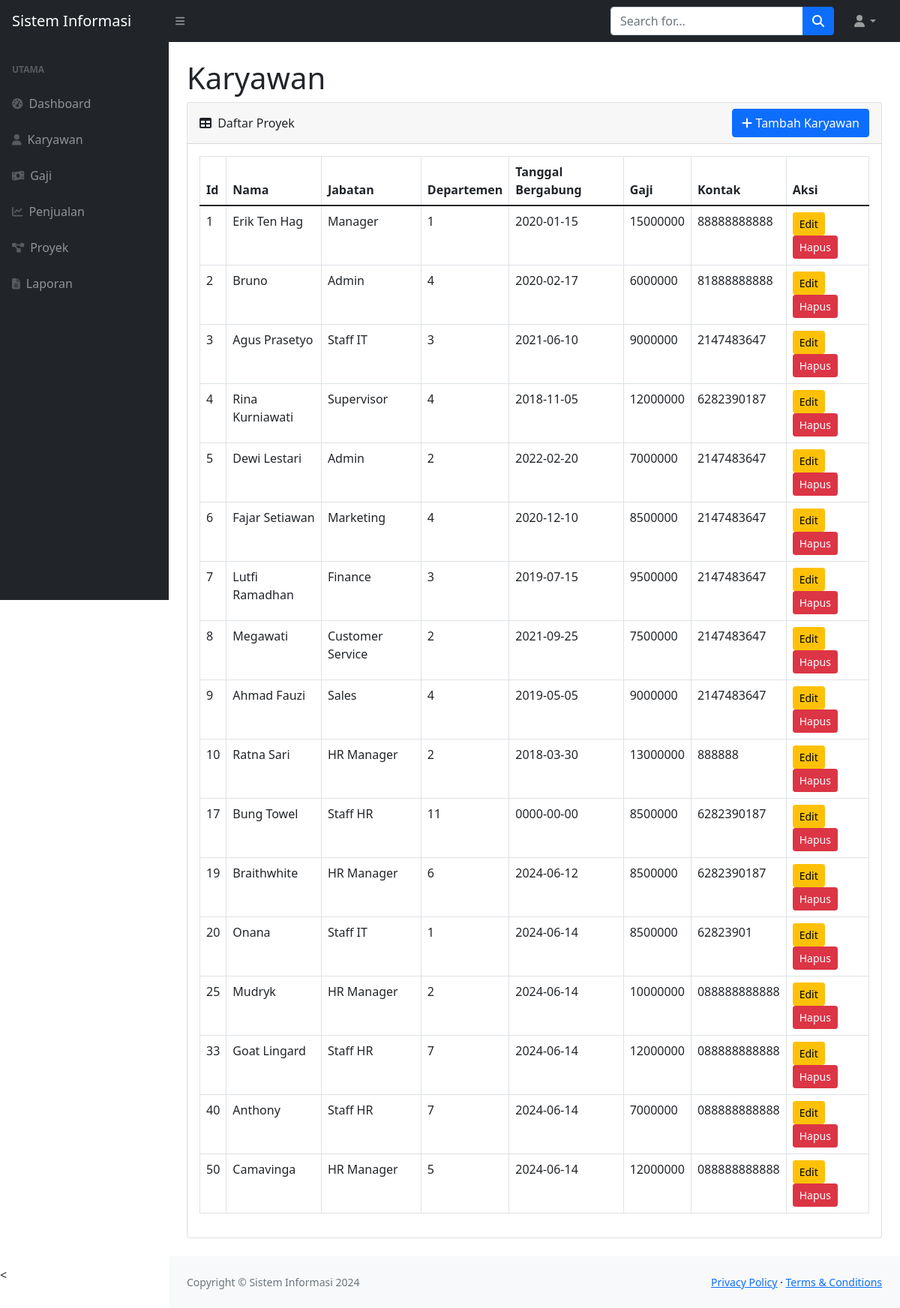
Screenshot of /ProyekSMBD-Kelompok8/karyawan.php with the database file from the repository.
### tables this page shows
CREATE TABLE `karyawan` (
  `Id_Karyawan` int(50) NOT NULL,
  `Nama` varchar(50) NOT NULL,
  `Jabatan` varchar(50) NOT NULL,
  `Id_Departemen` int(50) NOT NULL,
  `Tanggal_Bergabung` date NOT NULL,
  `Gaji` decimal(50,0) NOT NULL,
  `Kontak` varchar(50) NOT NULL
);

### ProyekSMBD-Kelompok8/karyawan.php (the view, shortened to what this page needs)
<!DOCTYPE html>
<html lang="en">
    <head>
        <link href="https://cdn.jsdelivr.net/npm/simple-datatables@7.1.2/dist/style.min.css" rel="stylesheet" />
        <link href="css/styles.css" rel="stylesheet" />
        <link rel="stylesheet" href="https://cdnjs.cloudflare.com/ajax/libs/bootstrap/5.1.3/css/bootstrap.min.css" />
    </head>
    <body class="sb-nav-fixed">
    <nav class="sb-topnav navbar navbar-expand navbar-dark bg-dark">
            <a class="navbar-brand ps-3" href="index.html">Sistem Informasi</a>
            <button class="btn btn-link btn-sm order-1 order-lg-0 me-4 me-lg-0" id="sidebarToggle" href="#!"><i class="fas fa-bars"></i></button>
            <form class="d-none d-md-inline-block form-inline ms-auto me-0 me-md-3 my-2 my-md-0">
                <div class="input-group">
                    <input class="form-control" type="text" placeholder="Search for..." aria-label="Search for..." aria-describedby="btnNavbarSearch" />
                    <button class="btn btn-primary" id="btnNavbarSearch" type="button"><i class="fas fa-search"></i></button>
                </div>
            </form>
            <ul class="navbar-nav ms-auto ms-md-0 me-3 me-lg-4">
                <li class="nav-item dropdown">
                    <a class="nav-link dropdown-toggle" id="navbarDropdown" href="#" role="button" data-bs-toggle="dropdown" aria-expanded="false"><i class="fas fa-user fa-fw"></i></a>
                </li>
            </ul>
        </nav>
        <div id="layoutSidenav">
        <div id="layoutSidenav_nav">
            <nav class="sb-sidenav accordion sb-sidenav-dark" id="sidenavAccordion">
                <div class="sb-sidenav-menu">
                    <div class="nav">
                        <div class="sb-sidenav-menu-heading">UTAMA</div>
                        <a class="nav-link" href="index.php">
                            <div class="sb-nav-link-icon"><i class="fas fa-tachometer-alt"></i></div>
                            Dashboard
                        </a>
                        <a class="nav-link" href="karyawan.php">
                            <div class="sb-nav-link-icon"><i class="fas fa-user"></i></div>
                            Karyawan
                        </a>
                        <a class="nav-link" href="gaji.php">
                            <div class="sb-nav-link-icon"><i class="fas fa-money-bill-wave"></i></div>
                            Gaji
                        </a>
                        <a class="nav-link" href="penjualan.php">
                            <div class="sb-nav-link-icon"><i class="fas fa-chart-line"></i></div>
                            Penjualan
                        </a>
                        <a class="nav-link" href="proyek.php">
                            <div class="sb-nav-link-icon"><i class="fas fa-project-diagram"></i></div>
                            Proyek
                        </a>
                        <a class="nav-link" href="laporan.php">
                            <div class="sb-nav-link-icon"><i class="fas fa-file-alt"></i></div>
                            Laporan
                        </a>
                    </div>
                </div>
            </nav>
            </div>
            <div id="layoutSidenav_content">
                <main>
                    <div class="container-fluid px-4">
                        <h1 class="mt-4">Karyawan</h1>
                        <div class="card mb-4">
                            <div class="card-header d-flex justify-content-between align-items-center">
                                <div>
                                    <i class="fas fa-table me-1"></i>
                                    Daftar Proyek
                                </div>
                                <button class="btn btn-primary" data-bs-toggle="modal" data-bs-target="#tambahModal"><i class="fas fa-plus"></i> Tambah Karyawan</button>
                            </div>
                            <div class="card-body">
                                <div class="table-responsive">
                                    <table class="table table-bordered" id="dataTable" width="100%" cellspacing="0">
                                        <thead>
                                            <tr>
                                                <th>Id</th>
                                                <th>Nama</th>
                                                <th>Jabatan</th>
                                                <th>Departemen</th>
                                                <th>Tanggal Bergabung</th>
                                                <th>Gaji</th>
                                                <th>Kontak</th>
                                                <th>Aksi</th>
                                            </tr>
                                        </thead>
                                        <tbody>
                                            <?php include 'php/koneksi.php';
                                            $query = "SELECT Id_Karyawan, Nama, Jabatan, Id_Departemen, Tanggal_Bergabung, Gaji, Kontak FROM karyawan";
                                            $result = mysqli_query($koneksi, $query);
                                            if ($result->num_rows > 0) {
                                                while($row = $result->fetch_assoc()) {
                                                    echo "<tr>";
                                                    echo "<td>" . $row["Id_Karyawan"] . "</td>";
                                                    echo "<td>" . $row["Nama"] . "</td>";
                                                    echo "<td>" . $row["Jabatan"] . "</td>";
                                                    echo "<td>" . $row["Id_Departemen"] . "</td>";
                                                    echo "<td>" . $row["Tanggal_Bergabung"] . "</td>";
                                                    echo "<td>" . $row["Gaji"] . "</td>";
                                                    echo "<td>" . $row["Kontak"] . "</td>";
                                                    if (isset($row['Id_Karyawan'])) {
                                                        echo "<td><button class='btn btn-warning btn-sm editBtn' data-id='" . $row['Id_Karyawan'] . "' data-nama='" . $row['Nama'] . "' data-jabatan='" . $row['Jabatan'] . "' data-departemen='" . $row['Id_Departemen'] . "' data-tanggal_bergabung='" . $row['Tanggal_Bergabung'] . "' data-gaji='" . $row['Gaji'] . "' data-kontak='" . $row['Kontak'] . "'>Edit</button> <button class='btn btn-danger btn-sm deleteBtn' data-id='" . $row['Id_Karyawan'] . "'>Hapus</button></td>";
                                                    } else {
                                                        echo "<td>Error: No ID</td>";
                                                    }
                                                    echo "</tr>";
                                                }
                                            } else {
                                                echo "<tr><td colspan='7'>0 results</td></tr>";
                                            }
                                            ?>
                                        </tbody>
                                    </table>
                                </div>
                            </div>
                        </div>
                    </div>
                </main>
                <footer class="py-4 bg-light mt-auto">
                    <div class="container-fluid px-4">
                        <div class="d-flex align-items-center justify-content-between small">
                            <div class="text-muted">Copyright &copy; Sistem Informasi 2024</div>
                            <div>
                                <a href="#">Privacy Policy</a>
                                &middot;
                                <a href="#">Terms &amp; Conditions</a>
                            </div>
                        </div>
                    </div>
                </footer>
            </div>
        </div>
        <
    </body>
</html>

### rows the page displays
karyawan: Id_Karyawan "1", Nama "Erik Ten Hag", Jabatan "Manager", Id_Departemen "1", Tanggal_Bergabung "2020-01-15", Gaji "15000000", Kontak "88888888888"
karyawan: Id_Karyawan "2", Nama "Bruno", Jabatan "Admin", Id_Departemen "4", Tanggal_Bergabung "2020-02-17", Gaji "6000000", Kontak "81888888888"
karyawan: Id_Karyawan "3", Nama "Agus Prasetyo", Jabatan "Staff IT", Id_Departemen "3", Tanggal_Bergabung "2021-06-10", Gaji "9000000", Kontak "2147483647"
karyawan: Id_Karyawan "4", Nama "Rina Kurniawati", Jabatan "Supervisor", Id_Departemen "4", Tanggal_Bergabung "2018-11-05", Gaji "12000000", Kontak "6282390187"
karyawan: Id_Karyawan "5", Nama "Dewi Lestari", Jabatan "Admin", Id_Departemen "2", Tanggal_Bergabung "2022-02-20", Gaji "7000000", Kontak "2147483647"
karyawan: Id_Karyawan "6", Nama "Fajar Setiawan", Jabatan "Marketing", Id_Departemen "4", Tanggal_Bergabung "2020-12-10", Gaji "8500000", Kontak "2147483647"
karyawan: Id_Karyawan "7", Nama "Lutfi Ramadhan", Jabatan "Finance", Id_Departemen "3", Tanggal_Bergabung "2019-07-15", Gaji "9500000", Kontak "2147483647"
karyawan: Id_Karyawan "8", Nama "Megawati", Jabatan "Customer Service", Id_Departemen "2", Tanggal_Bergabung "2021-09-25", Gaji "7500000", Kontak "2147483647"
karyawan: Id_Karyawan "9", Nama "Ahmad Fauzi", Jabatan "Sales", Id_Departemen "4", Tanggal_Bergabung "2019-05-05", Gaji "9000000", Kontak "2147483647"
karyawan: Id_Karyawan "10", Nama "Ratna Sari", Jabatan "HR Manager", Id_Departemen "2", Tanggal_Bergabung "2018-03-30", Gaji "13000000", Kontak "888888"
karyawan: Id_Karyawan "17", Nama "Bung Towel", Jabatan "Staff HR", Id_Departemen "11", Tanggal_Bergabung "0000-00-00", Gaji "8500000", Kontak "6282390187"
karyawan: Id_Karyawan "19", Nama "Braithwhite", Jabatan "HR Manager", Id_Departemen "6", Tanggal_Bergabung "2024-06-12", Gaji "8500000", Kontak "6282390187"
karyawan: Id_Karyawan "20", Nama "Onana", Jabatan "Staff IT", Id_Departemen "1", Tanggal_Bergabung "2024-06-14", Gaji "8500000", Kontak "62823901"
karyawan: Id_Karyawan "25", Nama "Mudryk", Jabatan "HR Manager", Id_Departemen "2", Tanggal_Bergabung "2024-06-14", Gaji "10000000", Kontak "088888888888"
karyawan: Id_Karyawan "33", Nama "Goat Lingard", Jabatan "Staff HR", Id_Departemen "7", Tanggal_Bergabung "2024-06-14", Gaji "12000000", Kontak "088888888888"
karyawan: Id_Karyawan "40", Nama "Anthony", Jabatan "Staff HR", Id_Departemen "7", Tanggal_Bergabung "2024-06-14", Gaji "7000000", Kontak "088888888888"
karyawan: Id_Karyawan "50", Nama "Camavinga", Jabatan "HR Manager", Id_Departemen "5", Tanggal_Bergabung "2024-06-14", Gaji "12000000", Kontak "088888888888"
